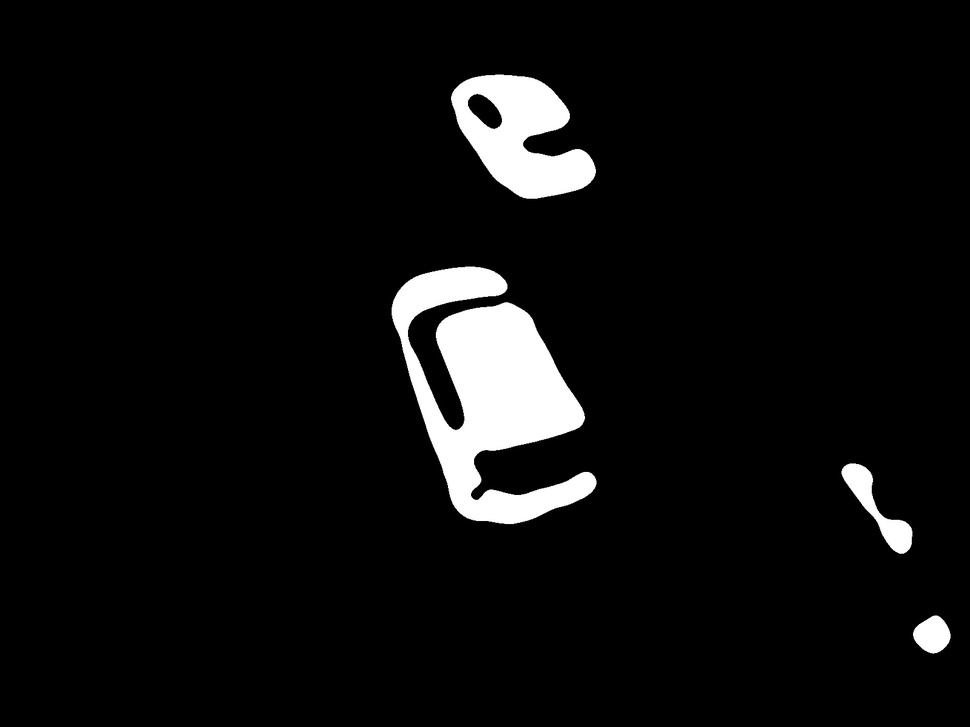
#> input picture Prototipo 1/Fotos/Trafico/temp14.jpg, 970 x 727 px, shrunk from 1600 x 1200 before the run
$ python componentes.py
#> lines starting #> are read from the running program, lines starting #| are printed output that depends on the picture; after the words box and inside, x2 and y2 are one past the last pixel; in counts of white or black regions, pixels touching at a corner belong together
# Importar librerías
import cv2 # type: ignore
import numpy as np # type: ignore
import matplotlib.pyplot as plt # type: ignore

def abrirImg(nom):
    # ----- 1. Cargar y binarizar la imagen -----
    # Cargar imagen en escala de grises
#> called with nom = 'temp14.jpg'
    image = cv2.imread(nom, cv2.IMREAD_GRAYSCALE)
#> image is the input picture: shape (727, 970); min 0, max 255, mean 14.1

    # Verificar si la imagen fue cargada correctamente
    if image is None:
        print("Error al cargar la imagen.")
        exit()

    return image

def umbralizar(image, umbral):
    # Umbralización para binarizar la imagen
#> called with umbral = 127
    _, binary_image = cv2.threshold(image, umbral, 255, cv2.THRESH_BINARY)
#> binary_image: shape (727, 970); 5.5% white; 4 white regions, box (x1, y1, x2, y2) and area: (392, 267, 597, 524) 25850, (451, 75, 596, 199) 10298, (841, 463, 912, 554) 1941, (913, 616, 951, 654) 1009
    return binary_image

def mostrarImg(image, titulo, cmap, isBar = False):
    # Mostrar imagen
    plt.figure(figsize=(6, 6))
    plt.imshow(image) if cmap == None else plt.imshow(image, cmap) # Por si no es necesario el
    cmap
    plt.title(titulo) # Título de la ventana

    if isBar: plt.colorbar() # Por si se va a mostrar la gráfica de colores
    plt.axis('off')
    plt.show()

def etiquetado(bin, conectividad):
    # ----- 2. Etiquetado de componentes conexas -----
    num_labels_n, labels_n = cv2.connectedComponents(bin, connectivity=conectividad)
    return num_labels_n, labels_n

def mostrarInfo(nl4, nl8):
    # Mostrar diferencias obtenidas entre Vecindad-4 y Vecindad-8
    print(f"Número de objetos detectados con vecindad-4: {nl4 - 1}")
    print(f"Número de objetos detectados con vecindad-8: {nl8 - 1}")
    # ----- 4. Comparación entre vecindad-4 y vecindad-8 -----
    diferencia = abs(nl4 - nl8)
    print(f"Diferencia entre vecindad-4 y vecindad-8: {diferencia}")

def dibujarContornos(binary_image):
    # ----- 3. Dibujar contornos y numerar los objetos -----
    # Convertir imagen binaria a imagen en color para dibujar contornos
    image_color = cv2.cvtColor(binary_image, cv2.COLOR_GRAY2BGR)
    # Encontrar contornos en la imagen
    contours, _ = cv2.findContours(binary_image, cv2.RETR_EXTERNAL, cv2.CHAIN_APPROX_SIMPLE)
    # Dibujar los contornos y numerar los objetos
    for i, contour in enumerate(contours):
        # Dibujar contorno (color verde)
        cv2.drawContours(image_color, [contour], -1, (0, 255, 0), 2)
        # Encontrar el centro del objeto y colocar el número
        x, y, w, h = cv2.boundingRect(contour)
        cv2.putText(image_color, f'{i + 1}', (x, y - 10), cv2.FONT_HERSHEY_SIMPLEX, 0.7, (0, 255, 0), 2)

    return image_color

if __name__ == "__main__":
    umbral = 127

    img = abrirImg("temp14.jpg")
    binary = umbralizar(img, umbral)
    mostrarImg(binary, "Imagen binarizada", "gray")
    num_labels_4, labels_4 = etiquetado(binary, 4) # Vecindad-4
#> in etiquetado, `num_labels_n, labels_n = cv2.connectedComponents(bin, connectivity=con..`:
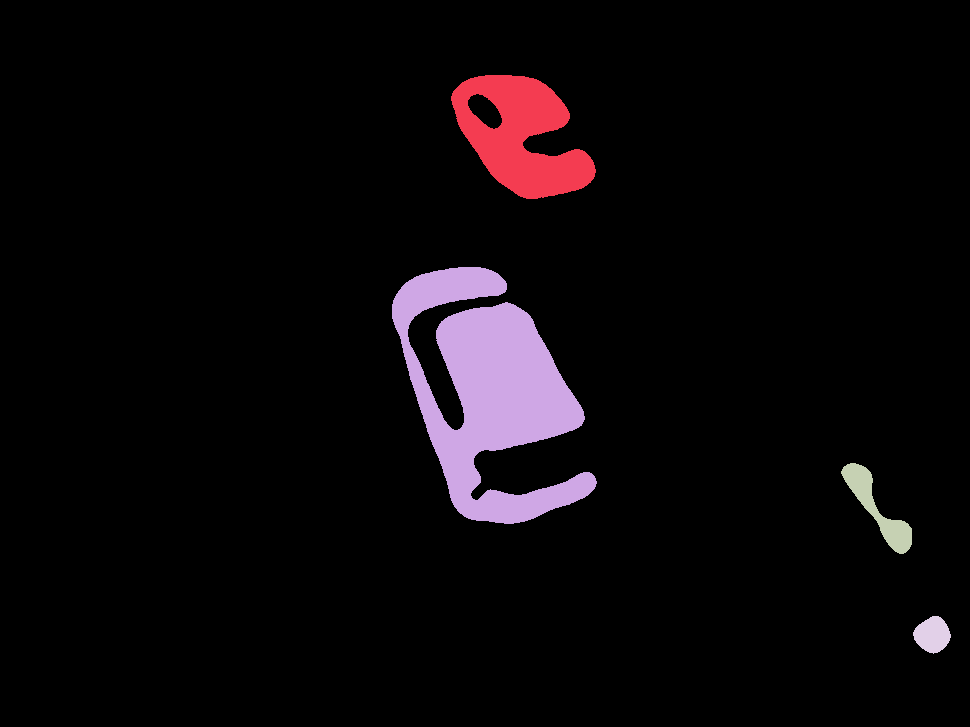
#> labels_n: shape (727, 970) int32; 5 distinct labels, from 0 to 4; one colour per label, 0 black
#> in etiquetado, `num_labels_n, labels_n = cv2.connectedComponents(bin, connectivity=con..`: num_labels_n = 5
#> num_labels_4 = 5
    num_labels_8, labels_8 = etiquetado(binary, 8) # Vecindad-8
#> num_labels_8 = 5
    mostrarImg(labels_4, "Etiquetado con Vecindad-4", "jet", True)
#> call 2 of mostrarImg, with titulo = 'Etiquetado con Vecindad-4', cmap = 'jet', isBar = True
#> in mostrarImg (call 2), `plt.show()`:
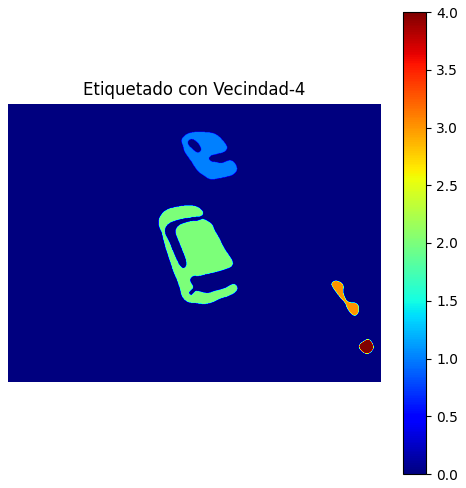
#> figure drawn by matplotlib, 2 panels
    mostrarImg(labels_8, "Etiquetado con Vecindad-8", "jet", True)
    img_contornos = dibujarContornos(binary)
#> in dibujarContornos, `contours, _ = cv2.findContours(binary_image, cv2.RETR_EXTERNAL, cv2.CH..`: contours = 4 contours; box (x1, y1, x2, y2) and area: (392, 267, 597, 524) 25212, (451, 75, 596, 199) 10782, (841, 463, 912, 554) 1830, (913, 616, 951, 654) 960
#> the loop in dibujarContornos, `for i, contour in enumerate(contours):` made 4 passes
#> (x, y, w, h) on passes 1 to 4: (913, 616, 38, 38), (841, 463, 71, 91), (392, 267, 205, 257), (451, 75, 145, 124)
#> after the loop in dibujarContornos, `for i, contour in enumerate(contours):`:
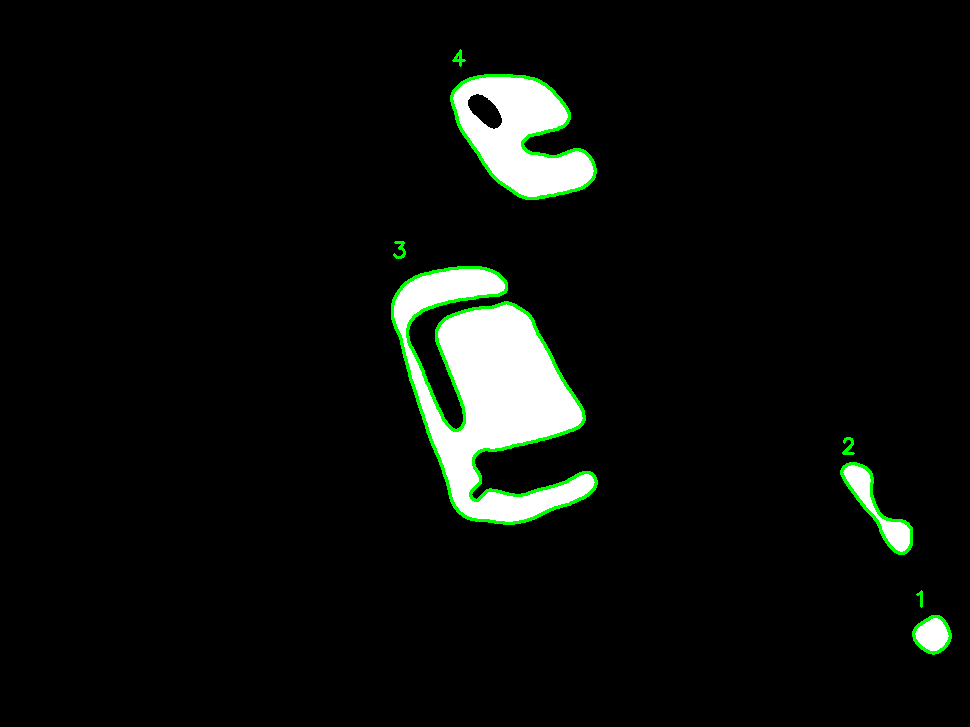
#> image_color: shape (727, 970, 3); mean B, G, R 12.4, 15.3, 12.4
    mostrarImg(cv2.cvtColor(img_contornos, cv2.COLOR_BGR2RGB), "Objetos Detectados y Numerados", None)
    mostrarInfo(num_labels_4, num_labels_8)
#| Número de objetos detectados con vecindad-4: 4
#| Número de objetos detectados con vecindad-8: 4
#> in mostrarInfo, `diferencia = abs(nl4 - nl8)`: diferencia = 0
#| Diferencia entre vecindad-4 y vecindad-8: 0

$ run again, with Prototipo 1/Fotos/Trafico/temp1.jpg copied over Prototipo 1/Fotos/Trafico/temp14.jpg
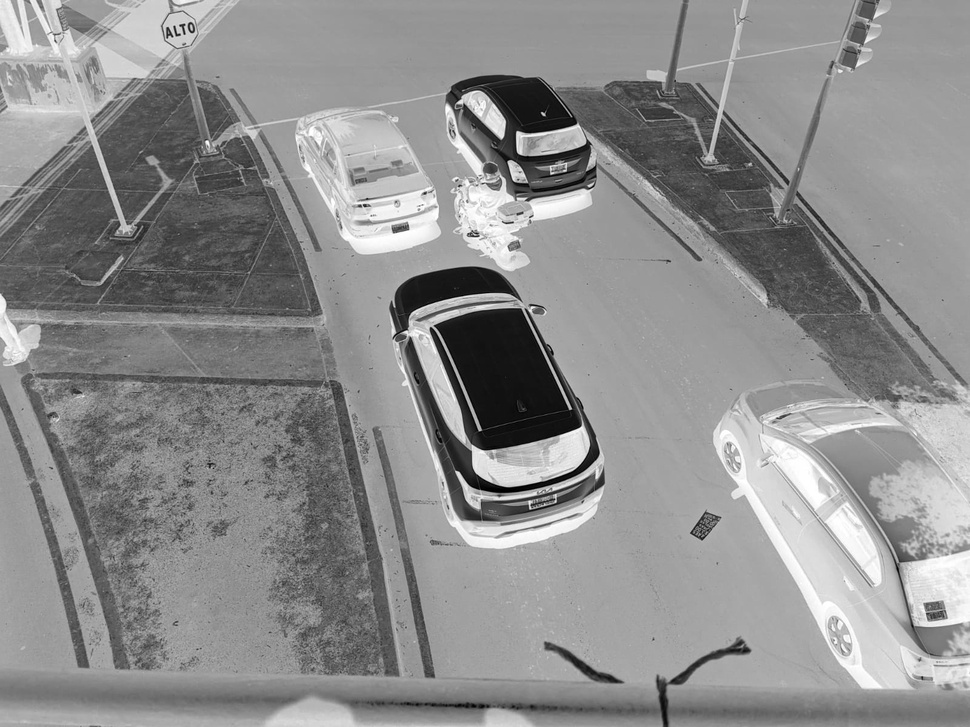
#> input picture Prototipo 1/Fotos/Trafico/temp1.jpg, 970 x 727 px, shrunk from 1600 x 1200 before the run
#> in abrirImg, image is the input picture: shape (727, 970); min 0, max 255, mean 141
#> binary_image: shape (727, 970); 68.7% white; 1351 black regions (1259 under 20 px), largest, box (x1, y1, x2, y2) and area: (21, 322, 400, 677) 57792, (0, 55, 323, 321) 51091, (445, 0, 968, 408) 47747
#> labels_n: shape (727, 970) int32; 2684 distinct labels, from 0 to 2683
#> num_labels_n = 2684
#> in etiquetado (call 2), `num_labels_n, labels_n = cv2.connectedComponents(bin, connectivity=con..`:
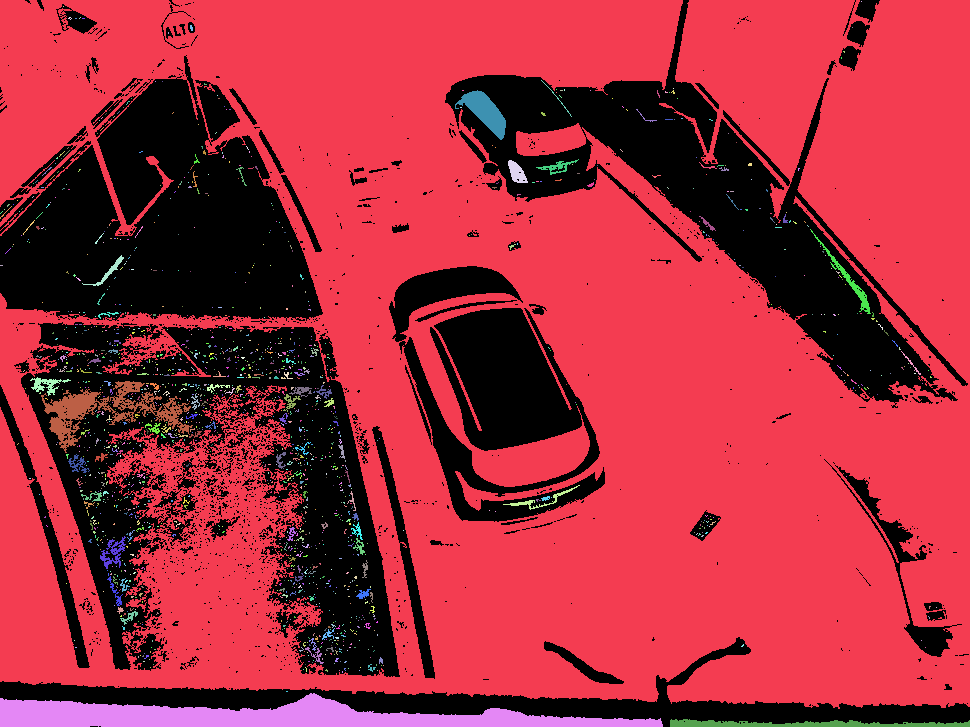
#> labels_n: shape (727, 970) int32; 1548 distinct labels, from 0 to 1547; one colour per label, 0 black
#> num_labels_n = 1548
#> contours = 312 contours, 303 with area under 20; largest, box (x1, y1, x2, y2) and area: (0, 0, 970, 709) 565670, (0, 693, 663, 727) 11108, (670, 719, 970, 727) 1162, (455, 90, 506, 140) 1017, (810, 229, 871, 314) 364
#> the loop in dibujarContornos, `for i, contour in enumerate(contours):` made 312 passes
#> (x, y, w, h) on passes 1, 2, 6: (670, 719, 300, 8), (0, 693, 663, 34), (74, 640, 1, 1)
#> after the loop in dibujarContornos, `for i, contour in enumerate(contours):`:
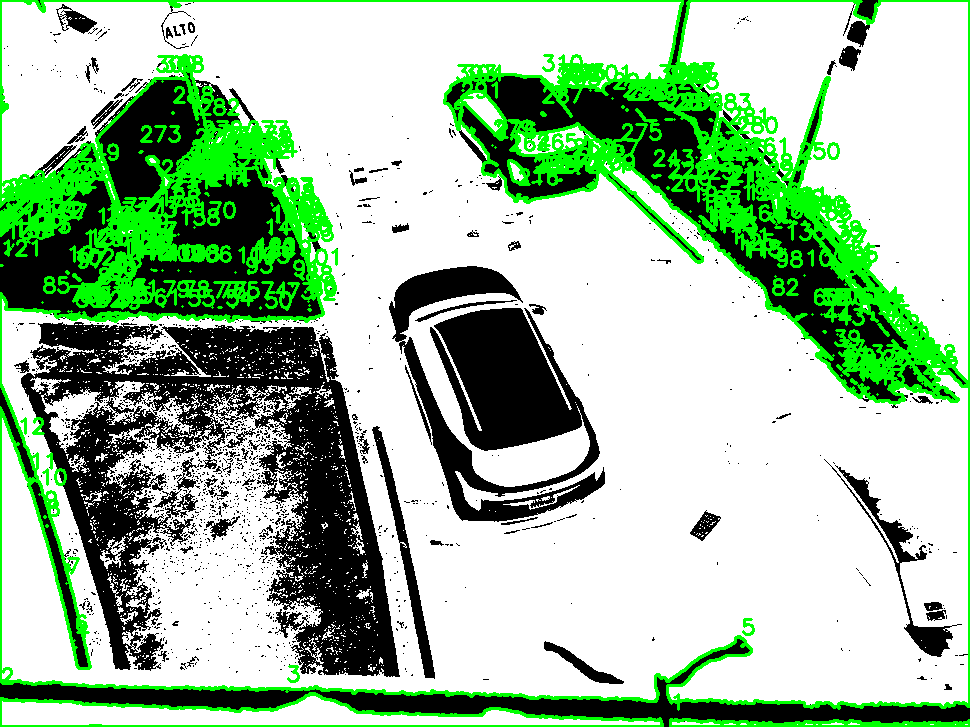
#> image_color: shape (727, 970, 3); mean B, G, R 160.5, 192.6, 160.5
#| Número de objetos detectados con vecindad-4: 2683
#| Número de objetos detectados con vecindad-8: 1547
#> diferencia = 1136
#| Diferencia entre vecindad-4 y vecindad-8: 1136

$ run again, with Prototipo 1/Fotos/Trafico/temp10.jpg copied over Prototipo 1/Fotos/Trafico/temp14.jpg
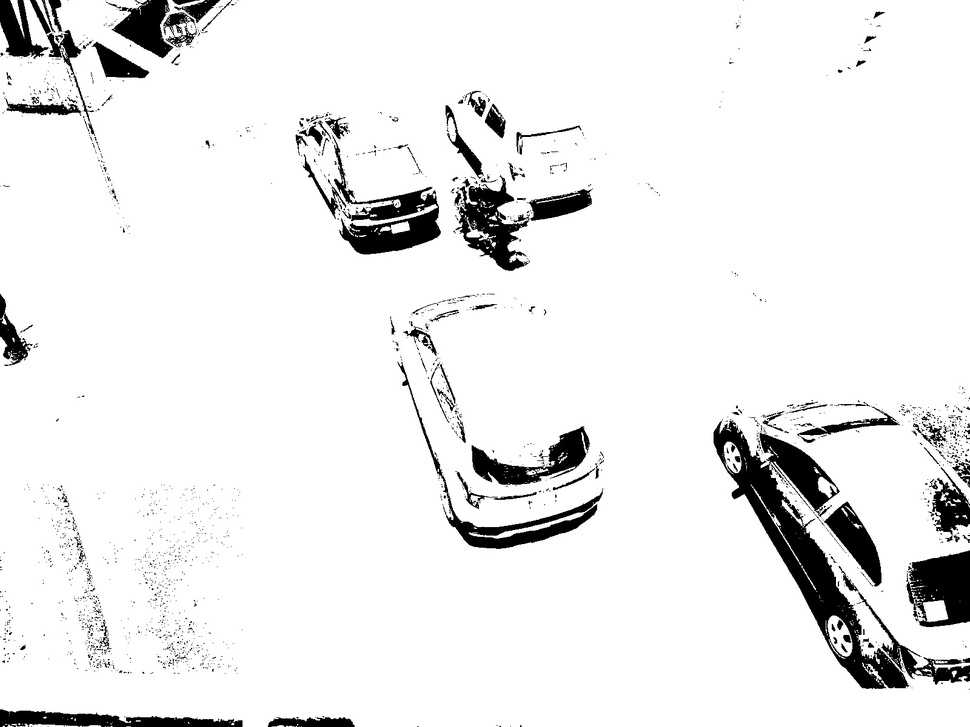
#> input picture Prototipo 1/Fotos/Trafico/temp10.jpg, 970 x 727 px, shrunk from 1600 x 1200 before the run
#> in abrirImg, image is the input picture: shape (727, 970); min 0, max 255, mean 235.8
#> binary_image: shape (727, 970); 92.6% white; 916 black regions (837 under 20 px), largest, box (x1, y1, x2, y2) and area: (714, 420, 970, 689) 13238, (333, 137, 441, 254) 3997, (907, 550, 970, 627) 3392
#> in etiquetado, `num_labels_n, labels_n = cv2.connectedComponents(bin, connectivity=con..`:
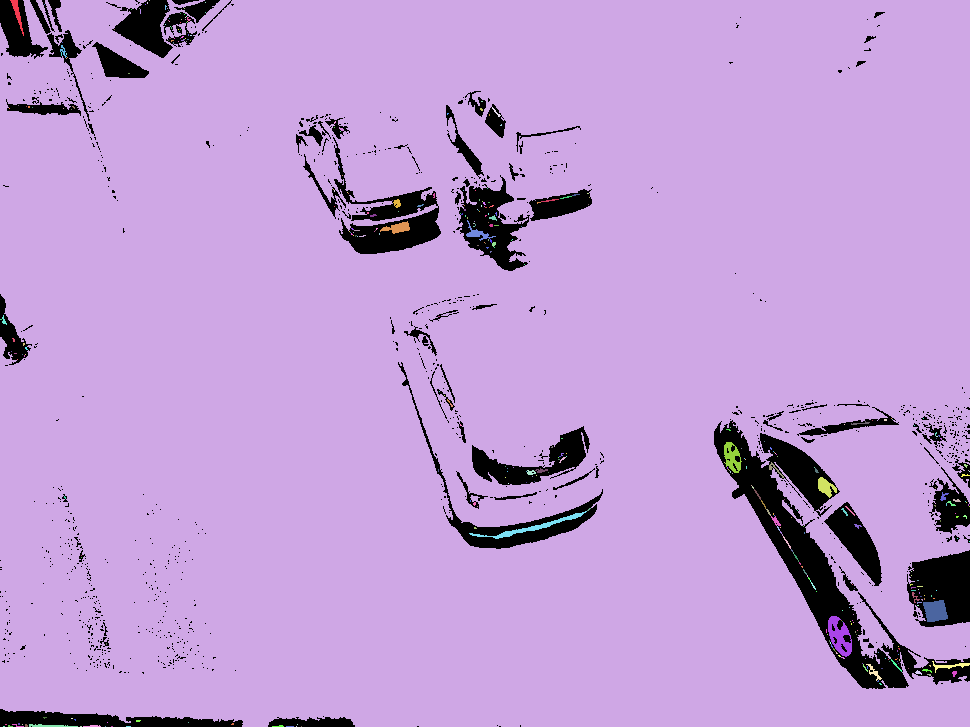
#> labels_n: shape (727, 970) int32; 410 distinct labels, from 0 to 409; one colour per label, 0 black
#> num_labels_n = 410
#> labels_n: shape (727, 970) int32; 227 distinct labels, from 0 to 226
#> num_labels_8 = 227
#> contours = 82 contours, 76 with area under 20; largest, box (x1, y1, x2, y2) and area: (0, 0, 970, 727) 687043, (923, 600, 948, 622) 380, (10, 0, 24, 36) 104, (932, 661, 970, 673) 76, (29, 724, 78, 727) 44, (940, 492, 949, 501) 21
#> the loop in dibujarContornos, `for i, contour in enumerate(contours):` made 82 passes
#> (x, y, w, h) on passes 1, 2, 6, 9, 10, 11, 12, 13: (301, 726, 1, 1), (296, 726, 1, 1), (105, 726, 1, 1), (272, 725, 12, 2), (83, 725, 18, 2), (8, 725, 5, 2), (297, 724, 1, 1), (29, 724, 49, 3)
#> after the loop in dibujarContornos, `for i, contour in enumerate(contours):`:
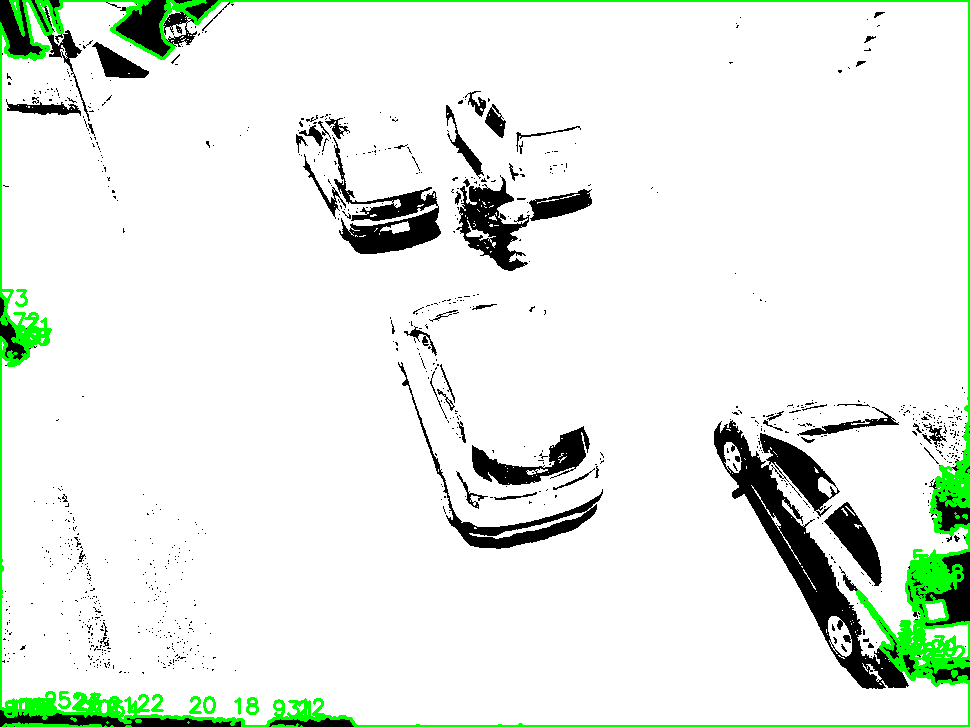
#> image_color: shape (727, 970, 3); mean B, G, R 230.4, 238.2, 230.4
#| Número de objetos detectados con vecindad-4: 409
#| Número de objetos detectados con vecindad-8: 226
#> diferencia = 183
#| Diferencia entre vecindad-4 y vecindad-8: 183
